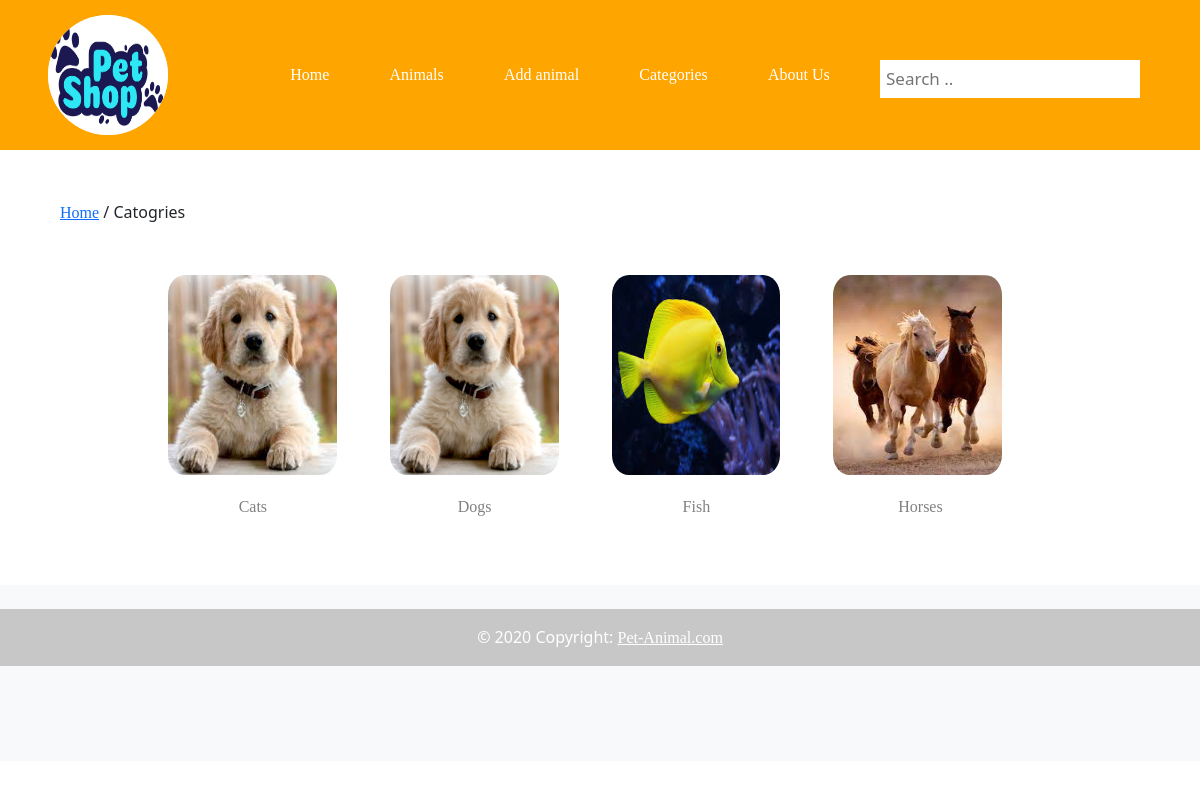
/allCategories (signed in), run on an earlier commit of the app's database.
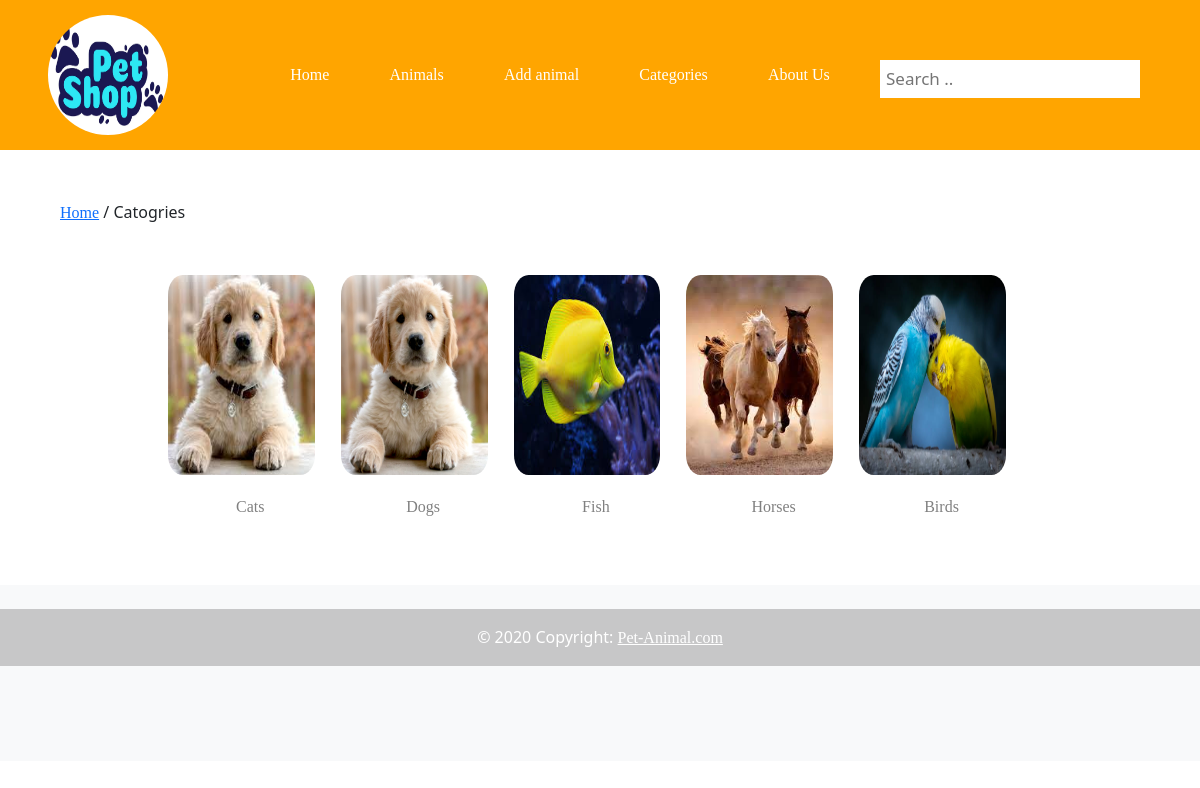
And on a later commit of the database.
### user/models.py (models this page shows, shortened)
class Category(models.Model):
    name=models.CharField(max_length=200)
    created_at=models.DateTimeField(auto_now_add=True)
    updated_at=models.DateTimeField(auto_now=True)

### user/views.py (the view)
# urls.py: path('allCategories',  views.allCategories),
def allCategories(request):
    context = {
        'categories': Category.objects.all(),
        'user': User.objects.get(id=request.session['id']),
        'admin': User.objects.get(rule_type=1),
    }
    return render (request, 'all_catogries.html',context)

### user/templates/all_catogries.html (shortened to what this page needs)
<!DOCTYPE html>
<html lang="en">
<head>
    {% load static %}
    <link rel="stylesheet" href="{% static 'css/all_catogries.css' %}">
    <link rel="stylesheet" href="{% static 'css/mainPage.css' %}">
    <link href="https://cdn.jsdelivr.net/npm/bootstrap@5.1.3/dist/css/bootstrap.min.css" rel="stylesheet">
</head>
<body>
        <header>
            <div class="image-container">
                <img src="static/image/LOGO.png" alt="">
            </div>
            <ul class="nav">
                <li class="nav-item">
                    <a  aria-current="page" href="/mainPage">Home</a>
                </li>
                <li class="nav-item">
                    <a  href="/showAllAnimals">Animals</a>
                </li>
                <li class="nav-item">
                    <a href="/addAnimalPage">Add animal</a>
                </li>
                <li class="nav-item">
                    <a href="/allCategories">Categories</a>
                </li>
                <li class="nav-item">
                    <a href="/aboutUs">About Us</a>
                </li>
            </ul>
            <div class="search-container">
                <form action="#">
                    <div class="input-box">
                        <input type="text" placeholder="Search .. " required>
                    </div>
                </form>
            </div>
        </header>
        <div class="main">
            <div id="location">
                <p><a href="/mainPage">Home</a> / Catogries</p>
            </div>
            <div id="catogries">
                {%for catogory in categories%}
                <div  id="catogory" name="cat-1">
                    <a href="/catogries/{{catogory.id}}"><img id="img-2" src="static/image/pet{{catogory.id}}.jpg" alt="{{ category.name }}">
                        <p>{{catogory.name}}</p>
                    </a>
                </div>
                {%endfor%}
            </div>
        </div>
        <footer class="bg-light text-center text-white">
            <div class="container p-4 pb-0">
            </div>
            <div class="text-center p-3" style="background-color: rgba(0, 0, 0, 0.2);">
              © 2020 Copyright:
              <a class="text-white" href="https://mdbootstrap.com/">Pet-Animal.com</a>
            </div>
          </footer>
</body>
</html>

What changed in the data, as far as the page shows it:
added Category: shows a picture, name "Birds"
